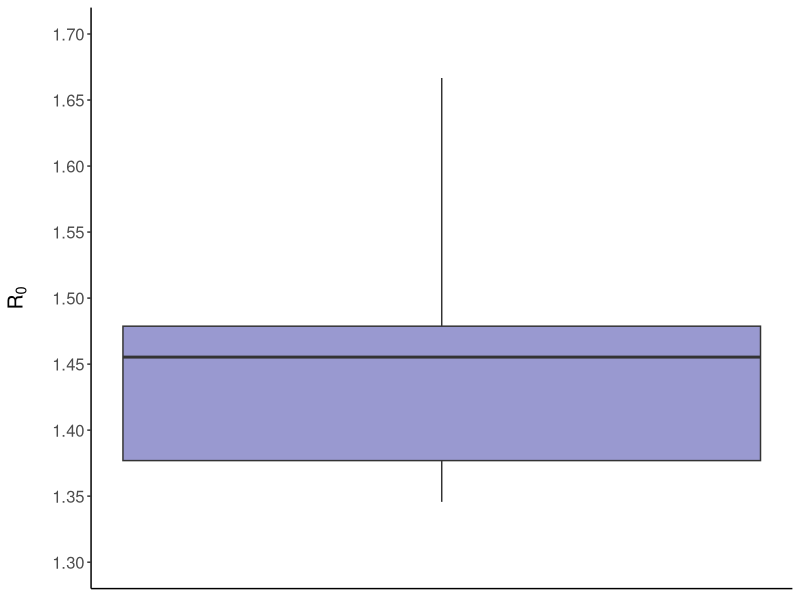

Source code (R):
# Library
library(ggplot2)
library(tidyr)
library(lubridate) 
library(scales)
library(gridExtra)
library(cowplot)

# Read data file
r <- read.csv("r-best-10.csv")

# Plot R0
p <- ggplot(r, aes(y = r)) + 
  geom_boxplot(coef=3, fill="dark blue", alpha = 0.4) +
  scale_y_continuous(breaks = seq(1.3, 1.7, by = .05),
                     limits=c(1.3, 1.7)) +
  theme_classic() +
  theme(text = element_text(size=15),
        axis.title.y = element_text(margin = margin(t = 0, r = 15, b = 0, l = 0)),
        axis.title.x=element_blank(),
        axis.text.x=element_blank(),
        axis.ticks.x=element_blank(),
        plot.title = element_text(size=15)) +
  labs(y=expression("R"[0]))
 
#Save Plot
ggsave(plot = p,
       filename = "odesir-r.png",
       width = 5, height = 7, units = "in", dpi = 300)